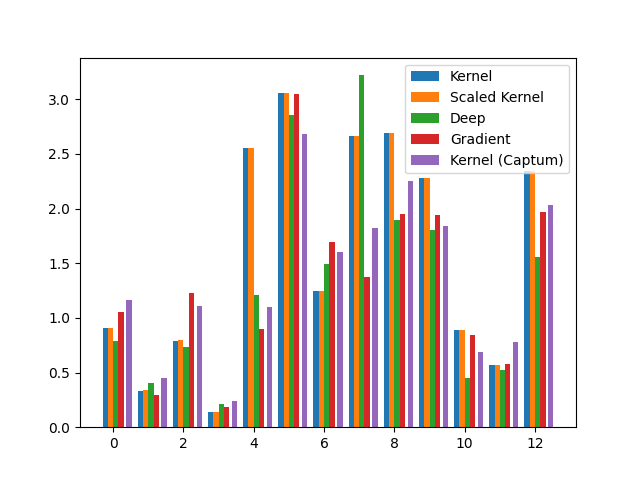

Source code (Python):
import dill
import numpy as np
import pandas as pd
from sklearn.model_selection import train_test_split
import matplotlib.pyplot as plt


def main():
    rawdata = pd.read_csv("../data/housing.csv", delim_whitespace=True, header=None).values
    data = rawdata[..., :-1]
    target = rawdata[..., -1:].reshape(-1, 1)

    x_train, x_val, y_train, y_val = train_test_split(data, target, test_size=0.1, random_state=42)

    with open("../model/x_scaler.pkl", "rb") as f:
        x_scaler = dill.load(f)
    with open("../model/y_scaler.pkl", "rb") as f:
        y_scaler = dill.load(f)

    shap_values_kernel = np.load("./kernel_shap_1271.424.npy")
    shap_values_scaled_kernel = np.load("./scaled_kernel_shap_1028.316.npy")
    shap_values_deep = np.load("./deep_shap_4.348.npy")
    shap_values_gradient = np.load("./gradient_shap_15.474.npy")
    shap_values_captum_kernel = np.load("./captum_kernel_shap_510.855.npy")

    print(np.sum(np.abs(shap_values_kernel)))  # 9306.001220398395
    print(np.sum(np.abs(shap_values_scaled_kernel * y_scaler.scale_)))  # 9314.254760567786
    print(np.sum(np.abs(shap_values_deep * y_scaler.scale_)))  # 7798.9176777083485
    print(np.sum(np.abs(shap_values_gradient * y_scaler.scale_)))  # 7755.550475653344
    print(np.sum(np.abs(shap_values_captum_kernel)))  # 8084.5645

    x = np.arange(0, data.shape[1])
    width = 0.15

    plt.figure()
    plt.bar(x - width * 1.5, np.mean(np.abs(shap_values_kernel), axis=0), width=width,
            label="Kernel")
    plt.bar(x - width / 2, np.mean(np.abs(shap_values_scaled_kernel * y_scaler.scale_), axis=0), width=width,
            label="Scaled Kernel")
    plt.bar(x + width / 2, np.mean(np.abs(shap_values_deep * y_scaler.scale_), axis=0), width=width,
            label="Deep")
    plt.bar(x + width * 1.5, np.mean(np.abs(shap_values_gradient * y_scaler.scale_), axis=0), width=width,
            label="Gradient")
    plt.bar(x + width * 3.0, np.mean(np.abs(shap_values_captum_kernel), axis=0), width=width,
            label="Kernel (Captum)")

    plt.legend()
    plt.savefig("compare_shap_explainer.png")


if __name__ == "__main__":
    main()
